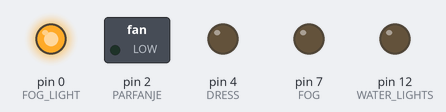
Recording of a sketch running on a simulated Arduino Uno, built with avr-gcc and run on an emulated ATmega328P. Parts: switched loads named in the sketch (green lamp = pin HIGH), output pins drawn as LEDs (lit = HIGH).

Above: at 0.1 s.
Timing chart, 0 to 1.6 s (numbered marks = the images above):
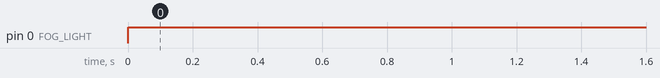

The sketch:

timer_program.ino
```cpp
// Not working (?)
//    d8
#define WATER_LIGHTS 12
#define PARFANJE 2
#define DRESS 4
#define FOG 7
#define FOG_LIGHT 0

#define SEQUENCE_LENGTH 28
// { seconds, pin, state }
int sequence[SEQUENCE_LENGTH][3] = {
    {  0 * 60 + 00, FOG_LIGHT,    HIGH },
    {  3 * 60 + 05, WATER_LIGHTS, HIGH },
    {  3 * 60 + 59, DRESS,        HIGH },
    {  6 * 60 + 45, WATER_LIGHTS, LOW  },
    {  6 * 60 + 00, DRESS,        LOW  },
    { 10 * 60 + 30, FOG,          HIGH },
    { 12 * 60 + 00, FOG,          LOW  },
    { 12 * 60 + 46, PARFANJE,     HIGH },
    { 13 * 60 + 58, PARFANJE,     LOW  },
    { 15 * 60 + 30, WATER_LIGHTS, HIGH },
    { 16 * 60 + 04, PARFANJE,     HIGH },
    { 17 * 60 + 48, WATER_LIGHTS, LOW  },
    { 17 * 60 + 48, PARFANJE,     LOW  },
    { 19 * 60 + 00, WATER_LIGHTS, HIGH },
    { 21 * 60 + 06, PARFANJE,     HIGH },
    { 21 * 60 + 20, DRESS,        HIGH },
    { 21 * 60 + 48, PARFANJE,     LOW  },
    { 23 * 60 + 25, WATER_LIGHTS, LOW  },
    { 23 * 60 + 25, DRESS,        LOW  },
    { 27 * 60 + 42, FOG,          HIGH },
    { 31 * 60 + 35, FOG,          LOW  },
    { 31 * 60 + 35, FOG_LIGHT,    LOW  },
    { 31 * 60 + 46, DRESS,        HIGH },
    { 33 * 60 + 05, PARFANJE,     HIGH },
    { 33 * 60 + 34, WATER_LIGHTS, HIGH },
    { 34 * 60 + 53, WATER_LIGHTS, LOW  },
    { 34 * 60 + 53, PARFANJE,     LOW  },
    { 36 * 60 + 30, DRESS,        LOW  }
};

void setup(){
    pinMode(WATER_LIGHTS, OUTPUT);
    pinMode(PARFANJE, OUTPUT);
    pinMode(DRESS, OUTPUT);
    pinMode(FOG, OUTPUT);
    pinMode(FOG_LIGHT, OUTPUT);

    digitalWrite(WATER_LIGHTS, LOW);
    digitalWrite(PARFANJE, LOW);
    digitalWrite(DRESS, LOW);
    digitalWrite(FOG, LOW);
    digitalWrite(FOG_LIGHT, LOW);
}

////////////////////////////////////////////////////////////////////////


int counter = 0;
int seconds = 0;
void loop(){
    int * step = sequence[counter];

    while(seconds < step[0]) {
        delay(1000);
        seconds++;
    }

    digitalWrite(step[1],step[2]);
    counter++;
}
```

Measured:
- by itself, pin 0 (FOG_LIGHT): LOW → HIGH at 0.00 s
